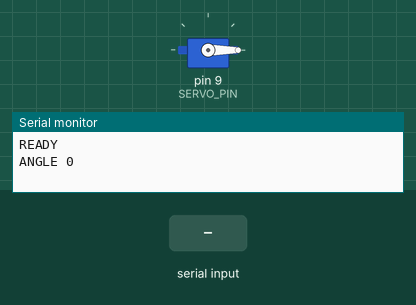
Simulated run of this sketch. Board: Arduino Uno, built with avr-gcc and run on an emulated ATmega328P. On the bench: servo, the last lines printed to the serial monitor. The test bench sets the inputs (shaded band).

Above: at 3.7 s.
3.8 s: "STEP 90\n" received over Serial
At 4.5 s:
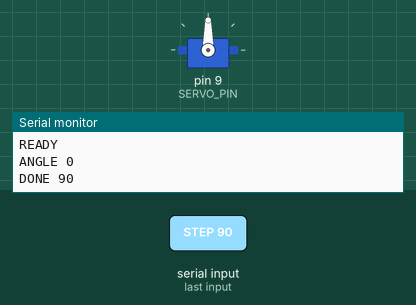
5.3 s: "STEP 90\n" received over Serial
At 5.6 s:
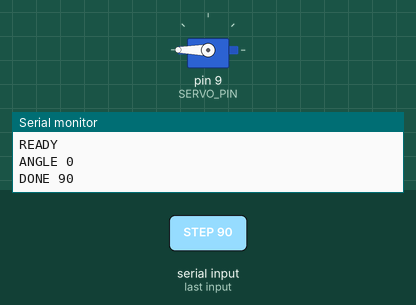
6.8 s: "STEP 90\n" received over Serial
At 7.96 s:
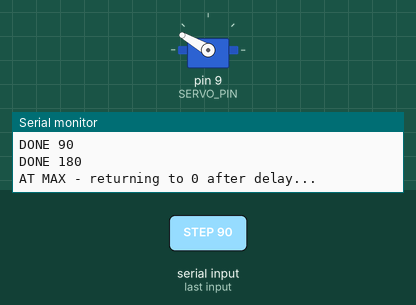
Timing chart, 0 to 10.2 s (numbered marks = the images above; inputs shaded):
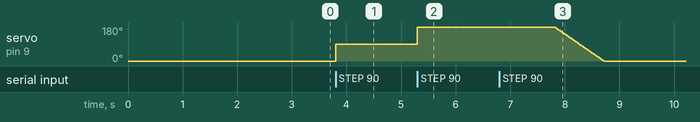

Measured:
- after the input at 3.8 s, servo on pin 9 (SERVO_PIN): 0° → 90° at once
- after the input at 5.3 s, servo on pin 9 (SERVO_PIN): 90° → 180° at once
- after the input at 6.8 s, servo on pin 9 (SERVO_PIN): moves from 180° to 0° over 0.91 s, starting after 1.0 s

The sketch:

Teensy_Sonolite_software.ino
```cpp
// This program is designed to run on a TEENSY 4.0
// Uses Miuzei 9g micro servo
// Power via 5v, PWM is driven by pin 9
// Must upload this code to teensy prior to using Sonolite software
// This software is responsible for driving the servo full 180 degrees and offerening smooth control options.
// Authored by Omar Sartaj

#include <Servo.h>

Servo scanServo;

const int SERVO_PIN = 9;

int currentAngle = 0;
const int minAngle = 0;
const int maxAngle = 180;

void setup()
{
  Serial.begin(115200);
  delay(2000);

  scanServo.attach(SERVO_PIN);
  scanServo.write(currentAngle);
  delay(500);

  Serial.println("READY");
  Serial.print("ANGLE ");
  Serial.println(currentAngle);
}

void loop()
{
  if (Serial.available())
  {
    String cmd = Serial.readStringUntil('\n');
    cmd.trim();

    if (cmd.startsWith("STEP "))
    {
      int step = cmd.substring(5).toInt();

      int nextAngle = currentAngle + step;

      // 🔁 wrap-around logic
      if (nextAngle > maxAngle)
      {
        Serial.println("AT MAX - returning to 0 after delay...");
        delay(1000);  // ✅ 1 second pause before reset

        // smooth return (optional but nicer)
        for (int a = currentAngle; a >= minAngle; a -= 2)
        {
          scanServo.write(a);
          delay(10);
        }

        currentAngle = minAngle;
      }
      else
      {
        currentAngle = nextAngle;
        scanServo.write(currentAngle);
        delay(300);
      }

      Serial.print("DONE ");
      Serial.println(currentAngle);
    }
    else if (cmd == "HOME")
    {
      currentAngle = minAngle;
      scanServo.write(currentAngle);
      delay(300);

      Serial.print("DONE ");
      Serial.println(currentAngle);
    }
    else if (cmd == "GET")
    {
      Serial.print("ANGLE ");
      Serial.println(currentAngle);
    }
    else
    {
      Serial.println("ERR");
    }
  }
}
```
